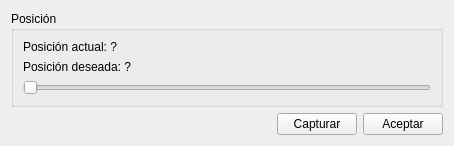
<?xml version="1.0" encoding="UTF-8"?>
<ui version="4.0">
 <class>PositionForm</class>
 <widget class="QWidget" name="PositionForm">
  <property name="geometry">
   <rect>
    <x>0</x>
    <y>0</y>
    <width>454</width>
    <height>139</height>
   </rect>
  </property>
  <property name="windowTitle">
   <string>Form</string>
  </property>
  <layout class="QVBoxLayout" name="verticalLayout_2">
   <item>
    <widget class="QGroupBox" name="groupBox">
     <property name="title">
      <string>Posición</string>
     </property>
     <layout class="QVBoxLayout" name="verticalLayout">
      <item>
       <widget class="QLabel" name="currentPositionLabel">
        <property name="text">
         <string>Posición actual: ?</string>
        </property>
       </widget>
      </item>
      <item>
       <widget class="QLabel" name="valueLabel">
        <property name="text">
         <string>Posición deseada: ?</string>
        </property>
       </widget>
      </item>
      <item>
       <widget class="QSlider" name="horizontalSlider">
        <property name="orientation">
         <enum>Qt::Horizontal</enum>
        </property>
       </widget>
      </item>
     </layout>
    </widget>
   </item>
   <item>
    <layout class="QHBoxLayout" name="horizontalLayout">
     <item>
      <spacer name="horizontalSpacer">
       <property name="orientation">
        <enum>Qt::Horizontal</enum>
       </property>
       <property name="sizeHint" stdset="0">
        <size>
         <width>40</width>
         <height>20</height>
        </size>
       </property>
      </spacer>
     </item>
     <item>
      <widget class="QPushButton" name="holdPushButton">
       <property name="text">
        <string>Capturar</string>
       </property>
      </widget>
     </item>
     <item>
      <widget class="QPushButton" name="acceptPushButton">
       <property name="text">
        <string>Aceptar</string>
       </property>
      </widget>
     </item>
    </layout>
   </item>
  </layout>
 </widget>
 <resources/>
 <connections/>
</ui>
